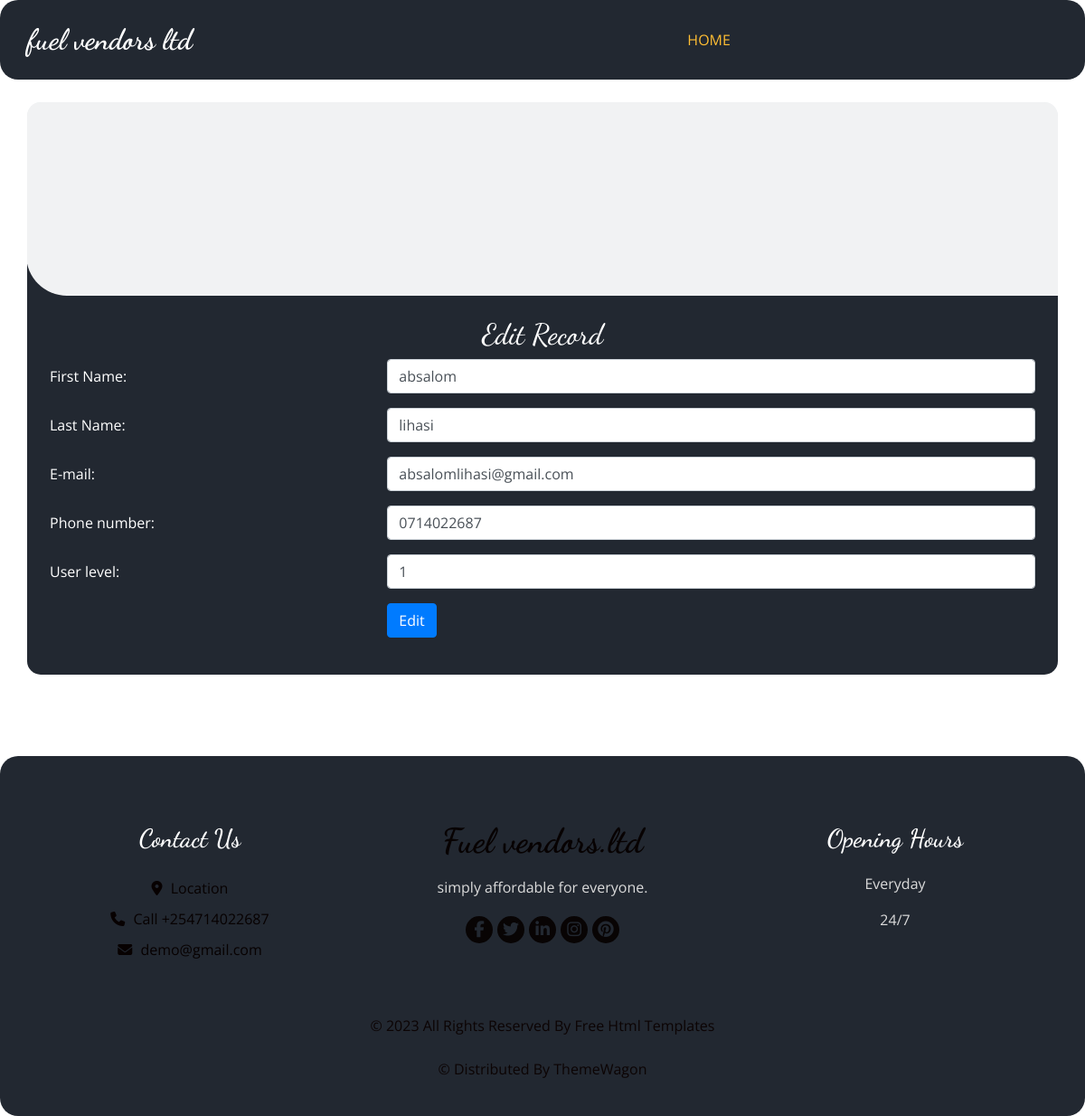
/edit-users.php?id=16777276, run on the app's committed database.
### tables this page shows
CREATE TABLE `users` (
  `user_id` bigint(30) UNSIGNED NOT NULL,
  `first_name` varchar(100) NOT NULL,
  `last_name` varchar(100) NOT NULL,
  `email` varchar(100) NOT NULL,
  `phone_number` char(255) NOT NULL,
  `password` char(255) NOT NULL,
  `registration_date` datetime NOT NULL,
  `user_level` tinyint(1) UNSIGNED NOT NULL DEFAULT '2'
);

### edit-users.php (the view, shortened to what this page needs)
<!DOCTYPE html>
<html lang="en">
<head>
  <link rel="stylesheet" type="text/css" href="css/bootstrap.css" />
  <link rel="stylesheet" type="text/css" href="https://cdnjs.cloudflare.com/ajax/libs/OwlCarousel2/2.3.4/assets/owl.carousel.min.css" />
  <link rel="stylesheet" href="https://cdnjs.cloudflare.com/ajax/libs/jquery-nice-select/1.1.0/css/nice-select.min.css" />
  <link href="css/font-awesome.min.css" rel="stylesheet" />
  <link href="css/style.css" rel="stylesheet" />
  <link href="css/responsive.css" rel="stylesheet" />
</head>
<body>
    <div class="hero_area">
    <header class="header_section" style="background-color:  #222831; border-radius:20px ; ">
      <div class="container" >
        <nav class="navbar navbar-expand-lg custom_nav-container ">
          <a class="navbar-brand">
            <span>
              fuel vendors ltd
            </span>
          </a>
          <div class="collapse navbar-collapse" id="navbarSupportedContent">
            <ul class="navbar-nav  mx-auto ">
              <li class="nav-item active">
                <a class="nav-link" href="administrator.php">Home <span class="sr-only">(current)</span></a>
              </li>
        </nav>
      </div>
</header>
<section class="food_section layout_padding-bottom">
    <div class="container">
      <div class="filters-content">
        <div class="row grid">
          <div class="col-sm-4 col-lg-12 all shell">
            <div class="box">
              <div>
                <div class="img-box">
                </div>
                <div class="detail-box">
				<?php
 try
 {
 if ( (isset($_GET['id'])) && (is_numeric($_GET['id'])) ) {
 $id = htmlspecialchars($_GET['id'], ENT_QUOTES);
 } elseif ( (isset($_POST['id'])) && (is_numeric($_POST['id'])) ) {
 $id = htmlspecialchars($_POST['id'], ENT_QUOTES);
 } else {
 echo '<p class="text-center">This page has been accessed in error.</p>';
 exit();
 }
 require ('./mysqli_connect.php');
 $q = mysqli_stmt_init($dbcon);
 $query = "SELECT first_name, last_name, email, phone_number, user_level FROM users WHERE user_id=?";
 mysqli_stmt_prepare($q, $query);
 mysqli_stmt_bind_param($q, 'i', $id);
 mysqli_stmt_execute($q);
 $result = mysqli_stmt_get_result($q);
 $row = mysqli_fetch_array($result, MYSQLI_NUM);
 if (mysqli_num_rows($result) == 1) {
?>
<h2 class="h2 text-center">Edit Record</h2>
<form action="edit-users.php" method="post"
 name="editform" id="editform">
<div class="form-group row">
 <label for="first_name" class="col-sm-4 col-form-label">
 First Name:</label>
<div class="col-sm-8">
 <input type="text" class="form-control" id="first_name" name="first_name"
 placeholder="First Name" maxlength="30" required
 value="<?php echo htmlspecialchars($row[0], ENT_QUOTES); ?>" >
</div>
</div>
<div class="form-group row">
 <label for="last_name" class="col-sm-4 col-form-label">
 Last Name:</label>
<div class="col-sm-8">
 <input type="text" class="form-control" id="last_name" name="last_name"
 placeholder="Last Name" maxlength="40" required
 value="<?php echo htmlspecialchars($row[1], ENT_QUOTES); ?>">
</div>
</div>
<div class="form-group row">
 <label for="email" class="col-sm-4 col-form-label">E-mail:</label>
<div class="col-sm-8">
 <input type="email" class="form-control" id="email" name="email"
 placeholder="E-mail" maxlength="60" required
 value="<?php echo htmlspecialchars($row[2], ENT_QUOTES); ?>">
</div>
</div>
<div class="form-group row">
 <label for="phone_number" class="col-sm-4 col-form-label">
 Phone number:</label>
<div class="col-sm-8">
 <input type="text" class="form-control" id="phone_number" name="phone_number"
 placeholder="Phone number" maxlength="40" required
 value="<?php echo htmlspecialchars($row[3], ENT_QUOTES); ?>">
</div>
</div>
<div class="form-group row">
 <label for="user_level" class="col-sm-4 col-form-label">
 User level:</label>
<div class="col-sm-8">
 <input type="text" class="form-control" id="user_level" name="user_level"
 placeholder="User level" maxlength="40" required
 value="<?php echo htmlspecialchars($row[4], ENT_QUOTES); ?>">
</div>
</div>
<div class="form-group row">
 <label for="" class="col-sm-4 col-form-label"></label>
<div class="col-sm-8">
 <input id="submit" class="btn btn-primary" type="submit" name="submit"
value="Edit">
</div>
</div>
</form>
<?php
 } else {
echo '<p class="text-center">This page has been accessed in error.</p>';
 }
 }
 catch(Exception $e)
 {
 print "The system is busy. Please try later";
 }
 catch(Error $e)
 {
 print "The system is currently buys. Please try later";
 }
?>
</div>
                   </div>
        </div>
      </div>
    </div>
  </section>
		<footer class="footer_section" style="border-radius:20px ;" >
    <div class="container">
      <div class="row">
        <div class="col-md-4 footer-col">
          <div class="footer_contact">
            <h4>
              Contact Us
            </h4>
            <div class="contact_link_box">
              <a href="">
                <i class="fa fa-map-marker" aria-hidden="true"></i>
                <span>
                  Location
                </span>
              </a>
              <a href="">
                <i class="fa fa-phone" aria-hidden="true"></i>
                <span>
                  Call +254714022687
                </span>
              </a>
              <a href="">
                <i class="fa fa-envelope" aria-hidden="true"></i>
                <span>
                  demo@gmail.com
                </span>
              </a>
            </div>
          </div>
        </div>
        <div class="col-md-4 footer-col">
          <div class="footer_detail">
            <a href="" class="footer-logo">
              Fuel vendors.ltd
            </a>
            <p>
             simply affordable for everyone.
          </p>
            <div class="footer_social">
              <a href="">
                <i class="fa fa-facebook" aria-hidden="true"></i>
              </a>
              <a href="">
                <i class="fa fa-twitter" aria-hidden="true"></i>
              </a>
              <a href="">
                <i class="fa fa-linkedin" aria-hidden="true"></i>
              </a>
              <a href="">
                <i class="fa fa-instagram" aria-hidden="true"></i>
              </a>
              <a href="">
                <i class="fa fa-pinterest" aria-hidden="true"></i>
              </a>
            </div>
          </div>
        </div>
        <div class="col-md-4 footer-col">
          <h4>
            Opening Hours
          </h4>
          <p>
            Everyday
          </p>
          <p>
            24/7
          </p>
        </div>
      </div>
      <div class="footer-info">
        <p>
          &copy; <span id="displayYear"></span> All Rights Reserved By
          <a href="https://html.design/">Free Html Templates</a><br><br>
          &copy; <span id="displayYear"></span> Distributed By
          <a href="https://themewagon.com/" target="_blank">ThemeWagon</a>
        </p>
      </div>
    </div>
  </footer>
	</body>
</html>

### css/style.css (style rules this page uses)
body { font-family: "Open Sans", sans-serif; color: #0c0c0c; background-color: #ffffff; overflow-x: hidden; }
.layout_padding-bottom { padding-bottom: 90px; }
h1, h2 { font-family: 'Dancing Script', cursive; }
a, a:hover, a:focus { text-decoration: none; }
.btn, .btn:focus { outline: none !important; -webkit-box-shadow: none; box-shadow: none; }
.hero_area { position: relative; min-height: 100vh; display: -webkit-box; display: -ms-flexbox; display: flex; -webkit-box-orient: vertical; -webkit-box-direction: normal; -ms-flex-direction: column; flex-direction: column; }
.header_section { padding: 15px 0; }
.navbar-brand { font-family: 'Dancing Script', cursive; }
.navbar-brand span { font-weight: bold; font-size: 32px; color: #ffffff; }
.custom_nav-container { padding: 0; }
.custom_nav-container .navbar-nav { padding-left: 18%; }
.custom_nav-container .navbar-nav .nav-item .nav-link { padding: 5px 20px; color: black; text-align: center; text-transform: uppercase; border-radius: 5px; -webkit-transition: all 0.3s; transition: all 0.3s; }
.custom_nav-container .navbar-nav .nav-item:hover .nav-link, .custom_nav-container .navbar-nav .nav-item.active .nav-link { color: #ffbe33; }
.food_section .box { position: relative; margin-top: 25px; background-color: #ffffff; border-radius: 10px; color: #ffffff; border-radius: 15px; overflow: hidden; background: linear-gradient(to bottom, #f1f2f3 25px, #222831 25px); }
.food_section .box .img-box { background: #f1f2f3; display: -webkit-box; display: -ms-flexbox; display: flex; -webkit-box-pack: center; -ms-flex-pack: center; justify-content: center; -webkit-box-align: center; -ms-flex-align: center; align-items: center; height: 215px; border-radius: 0 0 0 45px; margin: -1px; padding: 25px; }
.food_section .box .detail-box { padding: 25px; }
.footer_section { background-color: #222831; color: #ffffff; padding: 75px 0 40px 0; text-align: center; }
.footer_section h4 { font-size: 28px; }
.footer_section h4, .footer_section .footer-logo { font-weight: 600; margin-bottom: 20px; font-family: 'Dancing Script', cursive; }
.footer_section p { color: #dbdbdb; }
.footer_section .footer-col { margin-bottom: 30px; }
.footer_section .footer_contact .contact_link_box { display: -webkit-box; display: -ms-flexbox; display: flex; -webkit-box-orient: vertical; -webkit-box-direction: normal; -ms-flex-direction: column; flex-direction: column; }
.footer_section .footer_contact .contact_link_box a { margin: 5px 0; color: #070101; }
.footer_section .footer_contact .contact_link_box a i { margin-right: 5px; }
.footer_section .footer-logo { display: block; font-weight: bold; font-size: 38px; line-height: 1; color: #070202; }
.footer_section .footer_social { display: -webkit-box; display: -ms-flexbox; display: flex; -webkit-box-pack: center; -ms-flex-pack: center; justify-content: center; margin-top: 20px; margin-bottom: 10px; }
.footer_section .footer_social a { display: -webkit-box; display: -ms-flexbox; display: flex; -webkit-box-pack: center; -ms-flex-pack: center; justify-content: center; -webkit-box-align: center; -ms-flex-align: center; align-items: center; color: #222831; width: 30px; height: 30px; border-radius: 100%; background-color: #080404; border-radius: 100%; margin: 0 2.5px; font-size: 18px; }
.footer_section .footer-info { text-align: center; margin-top: 25px; }
.footer_section .footer-info p { color: #0c0404; margin: 0; }
.footer_section .footer-info p a { color: inherit; }

### css/responsive.css (style rules this page uses)
@media (min-width: 1200px) { .container { max-width: 1170px; } }

### data on the page
users: first_name "absalom", last_name "lihasi", email "absalomlihasi@gmail.com", phone_number "0714022687", user_level "1"
